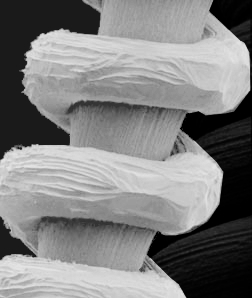
%> input picture a.jpg, 252 x 298 px
$ octave ideal_filter_low.m   (GNU Octave 9; MATLAB toolbox functions it lacks are replaced by stand-ins)
%> lines starting %> are read from the running program, lines starting %| are printed output that depends on the picture; in (x1, y1, x2, y2) boxes, pixels count from 0 and x2, y2 are one past the last pixel; in counts of white or black regions, pixels touching at a corner belong together; the program's own positions count from 1
%   Ideal Low Pass Filter

im=imread('C:\Users\TANAY\Desktop\a.jpg');
%> im is the input picture: size 298x252 uint8; min 0, max 231, mean 128.1
im=rgb2gray(im);

figure,imshow(im);


% Perform Image Shift
[rows,cols]=size(im);
%> rows = 298; cols = 252
for i=1:rows
    for j=1:cols
        im(i,j)=im(i,j)*((-1)^(i+j));
    end
end
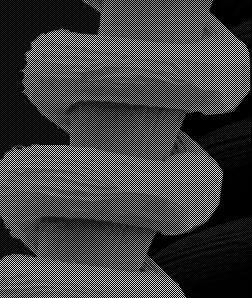
%> im: size 298x252 uint8; min 0, max 231, mean 64.1

% Fourier Transform
im3=fft2(im);

% Ideal Filter Formula
rad=50;
for i=1:rows
    for j=1:cols
        if ((((i-(rows/2)).^2) + (j-(cols/2)).^2)) < rad.^2
            bin(i,j)=1;
        else
            bin(i,j)=0;
        end
    end
end
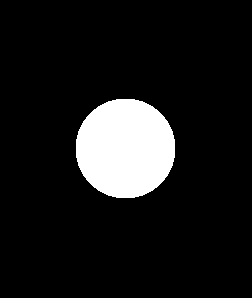
%> bin: size 298x252 double; values 0 (black) and 1 (white), 10.4% white; 1 white region, box (x1, y1, x2, y2) and area: (76, 99, 175, 198) 7825

%   Applying Ideal Filter
for i=1:rows
    for j=1:cols
        im3(i,j)=im3(i,j)*bin(i,j);
    end
end

%   Inverse Fourier Transform
im4=ifft2(im3);


%   Perform Inverse Shift
for i=1:rows
    for j=1:cols
        im4(i,j)=im4(i,j)*((-1)^(i+j));
    end
end

figure,imshow(im3);
%> after `imshow(im3)`:
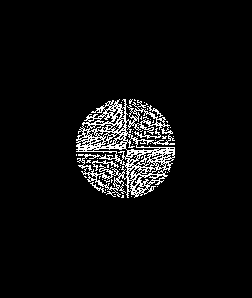
%> displayed picture: size 298x252, on the screen's scale of 0 to 255; 5.2% white in thin lines or dots, all inside (x1, y1, x2, y2) = (76, 99, 175, 198)
figure,imshow(uint8(im4));
%> (this line was passed over: imshow is not available in this run)
